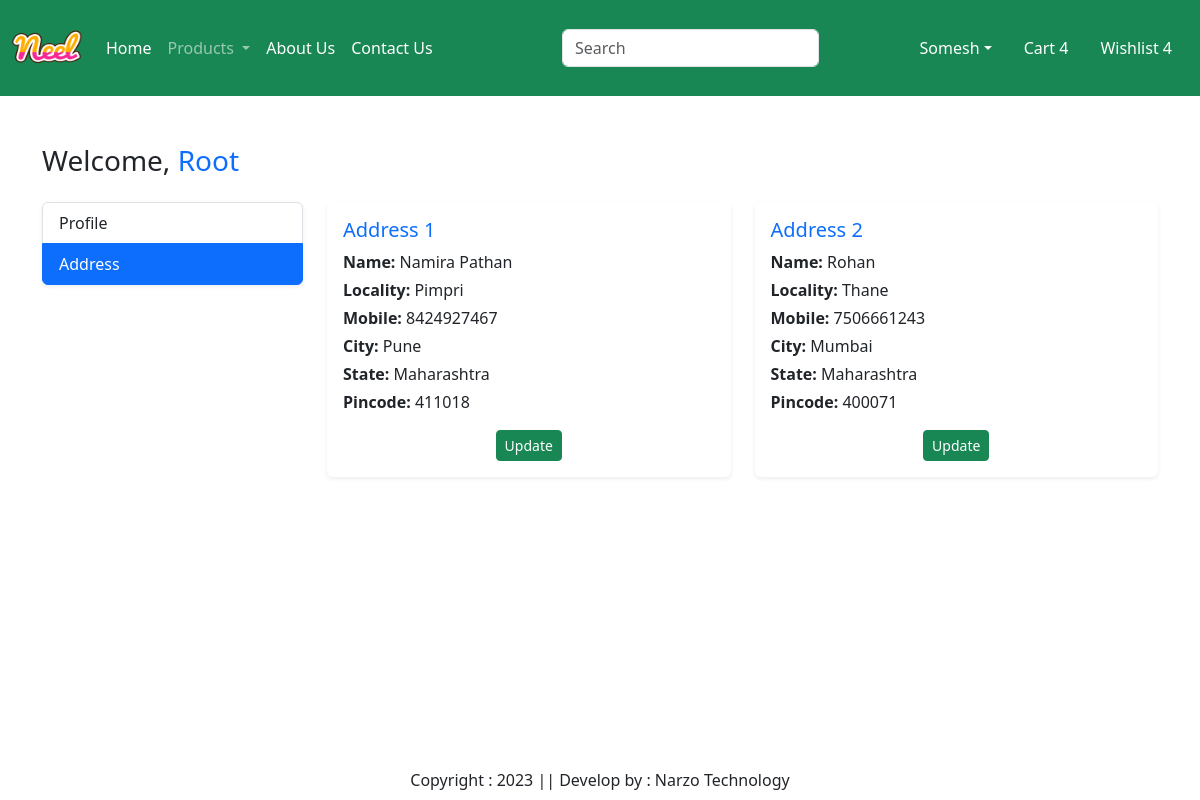
/address/ (signed in), run on the app's committed database.
### app/models.py (models this page shows, shortened)
class Customer(models.Model):
    user = models.ForeignKey(User,on_delete=models.CASCADE)
    name = models.CharField(max_length=200)
    locality = models.CharField(max_length=200)
    city = models.CharField(max_length=50)
    mobile = models.IntegerField(default=0)
    zipcode = models.IntegerField()
    state = models.CharField(choices=STATE_CHOICES,max_length=100)

### app/views.py (the view)
# urls.py: path('address/', views.address, name='address'),
def address(request):
    add = Customer.objects.filter(user=request.user)
    return render(request, 'app/address.html',locals())

### app/templates/app/address.html (shortened to what this page needs)
{% extends 'app/base.html' %}
{% load static %}
{% block main-content %}
<div class="container my-5">
    <div class="row">
        <h3 class="mb-4">Welcome, <span class="text-capitalize text-primary">{{ request.user }}</span></h3>
        <div class="col-md-3">
            <div class="list-group shadow-sm">
                <a href="{% url 'profile' %}" class="list-group-item list-group-item-action">Profile</a>
                <a href="{% url 'address' %}" class="list-group-item list-group-item-action active">Address</a>
            </div>
        </div>
        <div class="col-md-9">
            <div class="row">
                {% for ad in add %}
                <div class="col-md-6">
                    <div class="card shadow-sm border-0 mb-4">
                        <div class="card-body">
                            <h5 class="card-title text-primary">Address {{ forloop.counter }}</h5>
                            <p class="mb-1"><strong>Name:</strong> {{ ad.name }}</p>
                            <p class="mb-1"><strong>Locality:</strong> {{ ad.locality }}</p>
                            <p class="mb-1"><strong>Mobile:</strong> {{ ad.mobile }}</p>
                            <p class="mb-1"><strong>City:</strong> {{ ad.city }}</p>
                            <p class="mb-1"><strong>State:</strong> {{ ad.state }}</p>
                            <p class="mb-1"><strong>Pincode:</strong> {{ ad.zipcode }}</p>
                            <div class="text-center mt-3">
                                <a href="{% url 'updateAddress' pk=ad.id %}" class="btn btn-success btn-sm">Update</a>
                            </div>
                        </div>
                    </div>
                </div>
                {% empty %}
                <div class="col-12">
                    <p class="text-muted text-center">No addresses found. Add a new address.</p>
                </div>
                {% endfor %}
            </div>
        </div>
    </div>
</div>
{% endblock main-content %}

### data on the page
Customer: name "Namira Pathan", locality "Pimpri", mobile "8424927467", city "Pune", state "Maharashtra", zipcode "411018"
Customer: name "Rohan", locality "Thane", mobile "7506661243", city "Mumbai", state "Maharashtra", zipcode "400071"

### other printed values
{{ request.user }} "Root"
